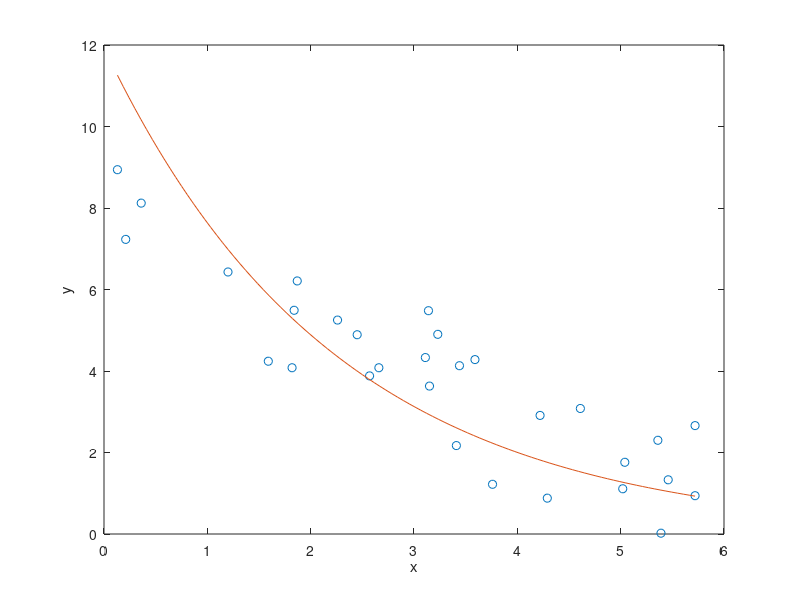

The MATLAB source for this figure: (Note: this script raises an error after producing the figure.)
%% Pitfalls in Fitting Nonlinear Models by Transforming to Linearity

%   Copyright 2005 The MathWorks, Inc.
%   $Revision: 1.1.8.3 $  $Date: 2011/11/09 17:47:18 $

%%
% This example shows pitfalls that can occur when fitting a nonlinear model
% by transforming to linearity.  Imagine that we have collected
% measurements on two variables, x and y, and we want to model y as a
% function of x.  Assume that x is measured exactly, while measurements of
% y are affected by additive, symmetric, zero-mean errors.

x = [5.72 4.22 5.72 3.59 5.04 2.66 5.02 3.11 0.13 2.26 ...
     5.39 2.57 1.20 1.82 3.23 5.46 3.15 1.84 0.21 4.29 ...
     4.61 0.36 3.76 1.59 1.87 3.14 2.45 5.36 3.44 3.41]';
y = [2.66 2.91 0.94 4.28 1.76 4.08 1.11 4.33 8.94 5.25 ...
     0.02 3.88 6.43 4.08 4.90 1.33 3.63 5.49 7.23 0.88 ...
     3.08 8.12 1.22 4.24 6.21 5.48 4.89 2.30 4.13 2.17]';

%%
% Let's also assume that theory tells us that these data should follow a model
% of exponential decay, y = p1*exp(p2*x), where p1 is positive and p2 is
% negative.  To fit this model, we could use nonlinear least squares.
modelFun = @(p,x) p(1)*exp(p(2)*x);
%%
% But the nonlinear model can also be transformed to a linear one by taking
% the log on both sides, to get log(y) = log(p1) + p2*x. That's tempting,
% because we can fit that linear model by ordinary linear least squares.  The
% coefficients we'd get from a linear least squares would be log(p1) and p2.
paramEstsLin = [ones(size(x)), x] \ log(y);
paramEstsLin(1) = exp(paramEstsLin(1))

%%
% How did we do?  We can superimpose the fit on the data to find out.
xx = linspace(min(x), max(x));
yyLin = modelFun(paramEstsLin, xx);
plot(x,y,'o', xx,yyLin,'-');
xlabel('x'); ylabel('y');
legend({'Raw data','Linear fit on the log scale'},'location','NE');

%%
% Something seems to have gone wrong, because the fit doesn't really follow
% the trend that we can see in the raw data.  What kind of fit would we get
% if we used |nlinfit| to do nonlinear least squares instead?  We'll use the
% previous fit as a rough starting point, even though it's not a great fit.
paramEsts = nlinfit(x, y, modelFun, paramEstsLin)
%%
yy = modelFun(paramEsts,xx);
plot(x,y,'o', xx,yyLin,'-', xx,yy,'-');
xlabel('x'); ylabel('y');
legend({'Raw data','Linear fit on the log scale',  ...
	'Nonlinear fit on the original scale'},'location','NE');

%%
% The fit using |nlinfit| more or less passes through the center of the data
% point scatter.  A residual plot shows something approximately like an even
% scatter about zero.
r = y-modelFun(paramEsts,x);
plot(x,r,'+', [min(x) max(x)],[0 0],'k:');
xlabel('x'); ylabel('residuals');

%%
% So what went wrong with the linear fit?  The problem is in log transform. If
% we plot the data and the two fits on the log scale, we can see that there's
% an extreme outlier.
plot(x,log(y),'o', xx,log(yyLin),'-', xx,log(yy),'-');
xlabel('x'); ylabel('log(y)');
ylim([-5,3]);
legend({'Raw data', 'Linear fit on the log scale',  ...
	'Nonlinear fit on the original scale'},'location','SW');
%%
% That observation is not an outlier in the original data, so what happened to
% make it one on the log scale?  The log transform is exactly the right thing
% to straighten out the trend line.  But the log is a very nonlinear
% transform, and so symmetric measurement errors on the original scale have
% become asymmetric on the log scale.  Notice that the outlier had the smallest
% y value on the original scale -- close to zero.  The log transform has
% "stretched out" that smallest y value more than its neighbors.  We made the
% linear fit on the log scale, and so it is very much affected by that
% outlier.
%
% Had the measurement at that one point been slightly different, the two fits
% might have been much more similar.  For example, 
y(11) = 1;
paramEsts = nlinfit(x, y, modelFun, [10;-.3])
%%
paramEstsLin = [ones(size(x)), x] \ log(y);
paramEstsLin(1) = exp(paramEstsLin(1))
%%
yy = modelFun(paramEsts,xx);
yyLin = modelFun(paramEstsLin, xx);
plot(x,y,'o', xx,yyLin,'-', xx,yy,'-');
xlabel('x'); ylabel('y');
legend({'Raw data', 'Linear fit on the log scale',  ...
	'Nonlinear fit on the original scale'},'location','NE');

%%
% Still, the two fits are different.  Which one is "right"?  To answer that,
% suppose that instead of additive measurement errors, measurements of y were
% affected by multiplicative errors.  These errors would not be symmetric, and
% least squares on the original scale would not be appropriate.  On the other
% hand, the log transform would make the errors symmetric on the log scale,
% and the linear least squares fit on that scale is appropriate.
%
% So, which method is "right" depends on what assumptions you are willing to
% make about your data.  In practice, when the noise term is small relative to
% the trend, the log transform is "locally linear" in the sense that y values
% near the same x value will not be stretched out too asymmetrically.  In that
% case, the two methods lead to essentially the same fit.  But when the noise
% term is not small, you should consider what assumptions are realistic, and
% choose an appropriate fitting method.


displayEndOfDemoMessage(mfilename)